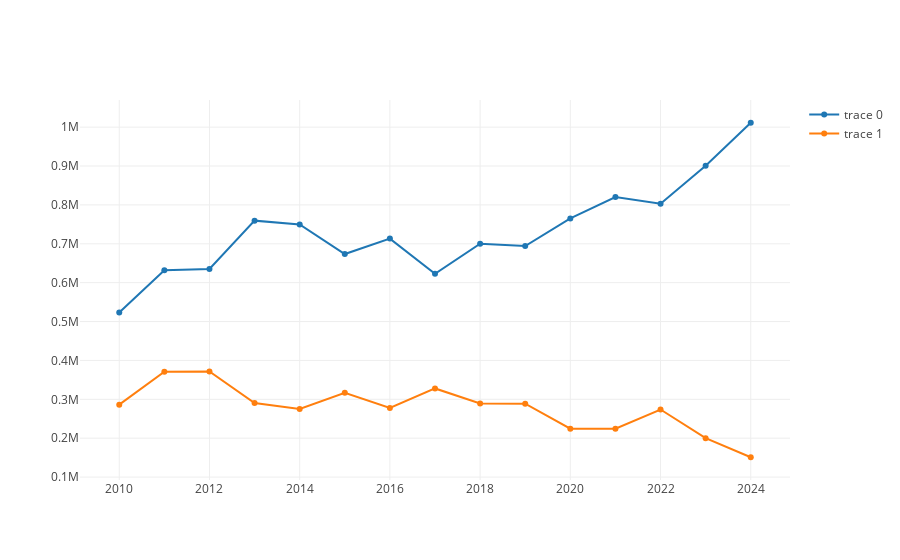

Notebook source saved alongside this figure:
### Code cell
def AnalisisGruposEnergias(listaGrupos: Seq[Seq[String]], dataFrameBalance: DataFrame): Unit = {
    
    def valorAnual(df: DataFrame): DataFrame = {
        df.groupBy(col("FechaCompleta"))
          .agg(sum("Valor").as("ValorTotalPorDia"))
          .groupBy(date_format(col("FechaCompleta"), "yyyy").as("Año"))
          .agg(avg("ValorTotalPorDia").as("ValorPromedio"))
          .orderBy("Año")
    }
    
    val listaDf = listaGrupos.map{
        grupo => dataFrameBalance.filter(col("Tipo").isin(grupo:_*))
    }
    val valores = listaDf.map(valorAnual(_))
    val seqValores = valores.map(valor => valor.select("ValorPromedio").as[Double].collect.toSeq)
    val fechas = valores.head.select("Año").as[String].collect.toSeq

    val traces = listaGrupos.zip(seqValores).map { case (nombre, seqValor) =>
        Scatter(fechas, seqValor)
    }

  val data = traces
  plot(data)
}

val bajasEmisiones = Seq(
  "Residuos renovables",
  "Solar fotovoltaica",
  "Solar térmica",
  "Otras renovables",
  "Nuclear",
  "Hidroeólica",
  "Generación renovable",
  "Eólica",
  "Hidráulica",
  "Turbinación bombeo"
)
val altasEmisiones = Seq(
  "Turbina de gas",
  "Residuos no renovables",
  "Cogeneración",
  "Motores diésel",
  "Carbón",
  "Ciclo combinado",
  "Turbina de vapor",
  "Fuel + Gas"
)


AnalisisGruposEnergias(Seq(bajasEmisiones, altasEmisiones), dataFrameBalance)

### Figure 1 — Plotly figure (JSON) as saved in the notebook; plotly's stock layout.template omitted (floating-point values rounded to 4 significant figures)
{"data": [{"type": "scatter", "x": ["2010", "2011", "2012", "2013", "2014", "2015", "2016", "2017", "2018", "2019", "2020", "2021", "2022", "2023", "2024"], "y": [523200.0, 631900.0, 635300.0, 759500.0, 749800.0, 673600.0, 713300.0, 623100.0, 700100.0, 694300.0, 765300.0, 820000.0, 803200.0, 900700.0, 1011000.0]}, {"type": "scatter", "x": ["2010", "2011", "2012", "2013", "2014", "2015", "2016", "2017", "2018", "2019", "2020", "2021", "2022", "2023", "2024"], "y": [286200.0, 371100.0, 371400.0, 290400.0, 275400.0, 317000.0, 278000.0, 328000.0, 289200.0, 288800.0, 224600.0, 224300.0, 273800.0, 200200.0, 151000.0]}], "layout": {"autosize": true, "xaxis": {"autorange": true, "range": [2009.0, 2025.0], "type": "linear"}, "yaxis": {"autorange": true, "range": [88040.0, 1074000.0], "type": "linear"}}}
